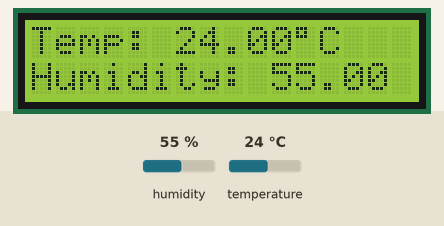
Bench run of a sketch on a simulated ESP32. Parts: 16×2 character LCD. The test bench sets the inputs (shaded band); at power-on: humidity 55 %, temperature 24 °C. WiFi joins after 1.5 s; servers stay silent unless stated; what the sketch prints to the serial monitor is not drawn.

Above: at 2.7 s.
2.8 s: humidity set to 22 %
At 4.8 s:
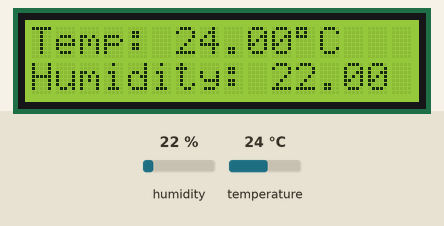
5.1 s: temperature set to 12 °C
At 6.4 s:
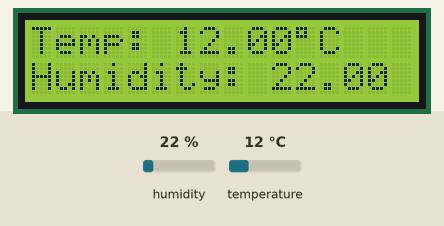
7.1 s: humidity set to 40 %
At 8.9 s:
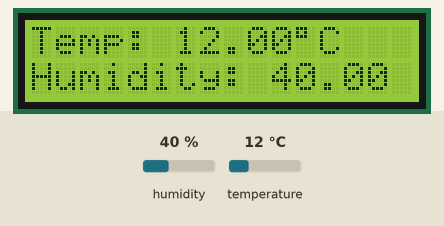
9.2 s: temperature set to 19 °C
At 10.5 s:
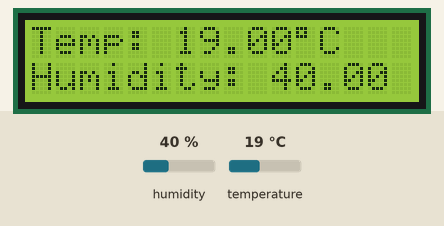
Timing chart, 0 to 12.2 s (numbered marks = the images above; inputs shaded):
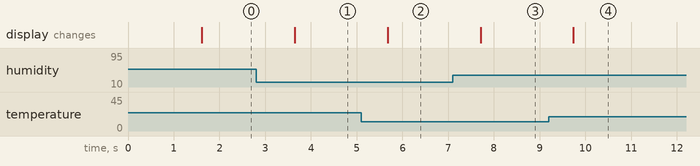

Measured:
- after the input at 2.8 s, the display: changes after 0.85 s (image 1)
- after the input at 5.1 s, the display: changes after 0.58 s (image 2)
- after the input at 7.1 s, the display: changes after 0.61 s (image 3)
- after the input at 9.2 s, the display: changes after 0.54 s (image 4)

The sketch:

Temperature_sensor.ino
```cpp
/*
  Project: ESP32 Wi-Fi Temperature and Humdity Monitor
  Description:
  Reads temperature and humidity from a DHT11 sensor,
  displays the values on a 16x2 I2C LCD screen, and hosts a
  local webpage on the ESP32 to show live readings.

  Hardware:
  - ESP32
  - DHT11 sensor
  - 16x2 I2C LCD
*/
#include <LiquidCrystal_I2C.h>
#include <Wire.h>
#include <DHT.h>
#include <WiFi.h>
#include <WebServer.h>

// DTH11 sensor pin config and sensor type
#define DHTPIN 4
#define Type DHT11

// Create sensor, LCD, and web server objects
DHT HT(DHTPIN, Type);

// Variables to store live sensor readings
float humidity;
float tempC;
LiquidCrystal_I2C lcd(0x27, 16 ,2);

// Wi-Fi credentials
const char* ssid = "your WiFi name";
const char* password = "your password";
WebServer server(80);

// Generate and send the webpage showing live temperature and humidity
void displayTemp() {

  String page =
  "<meta http-equiv=\"refresh\" content=\"1\">"
  "<html><body style='height:100vh;display:flex;flex-direction:column;"
  "justify-content:center;align-items:center;font-family:Arial;'>"
  "<h1 style='font-size:60px;'>Temperature and Humidity</h1>"
  "<p style='font-size:32px;'>Temperature: " + String(tempC,1) + "&deg;C</p>"
  "<p style='font-size:32px;'>Humidity: " + String(humidity,1) + "%</p>"
  "</body></html>";

  server.send(200, "text/html", page);
}

void setup() {
  // Initialize serial monitor, sensor, and LCD
  Serial.begin(115200);
  HT.begin();
  lcd.init();
  lcd.backlight();

  // Connect ESP32 to Wi-Fi
  WiFi.begin(ssid, password);
  Serial.print("Connecting to Wifi...");
  while (WiFi.status() != WL_CONNECTED) {
    delay(500);
    Serial.print(".");
  }

  Serial.println("");
  Serial.println("Connected to WiFi");
  Serial.print("ESP32 IP Address: ");

  // Start web server
  Serial.println(WiFi.localIP());
  server.on("/",displayTemp);
  server.begin();
  Serial.print("Web server started");
}

void loop() {
  // Read sensor values
  humidity = HT.readHumidity();
  tempC = HT.readTemperature();

  // Show readings on LCD
  lcd.setCursor(0, 0);
  lcd.print("Temp: ");
  lcd.print(tempC);
  lcd.write(0xDF);
  lcd.print("C");
  lcd.setCursor(0, 1);
  lcd.print("Humidity: ");
  lcd.print(humidity);

  // Handle incoming browser requests
  server.handleClient();
}
```
